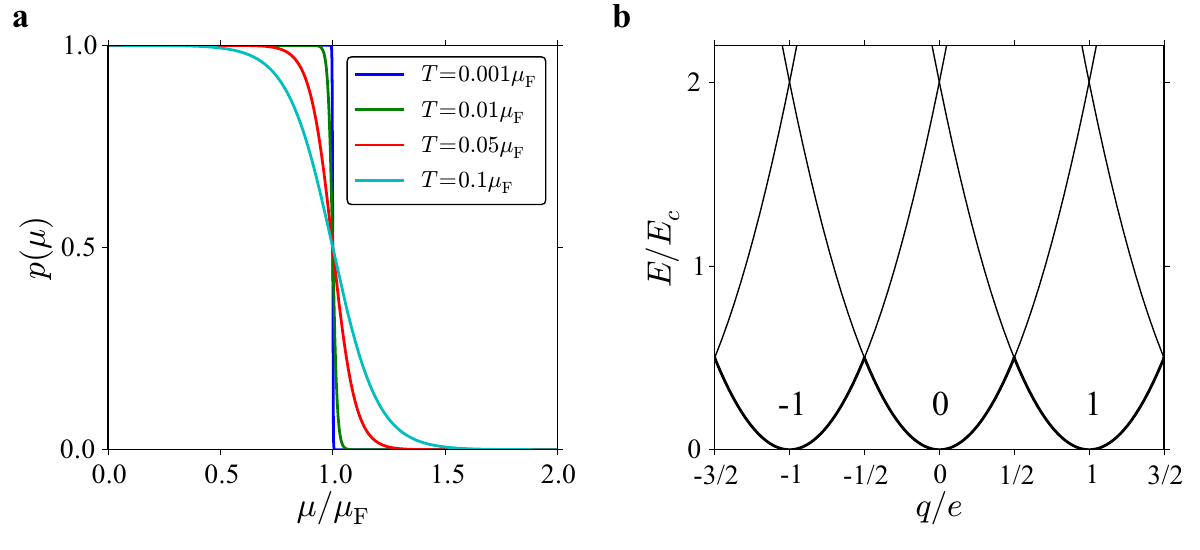

Generate this figure with Python:
execfile("Transport/CB_classique.py")
fig = figure()
fig.set_size_inches(12,5.5)
ax1 = fig.add_subplot(121)
ax2 = fig.add_subplot(122)



#trace du p(\mu)
x = linspace(0,2,1500)
ax1.plot(x,fer(x-1,0,1,0.001))
ax1.plot(x,fer(x-1,0,1,0.01))
ax1.plot(x,fer(x-1,0,1,0.05))
ax1.plot(x,fer(x-1,0,1,0.1))
ax1.set_xlabel(r"$\mu / \mu_{\rm{F}}$")
ax1.set_ylabel(r"$p(\mu)$")
ax1.yaxis.set_ticks([0,0.5,1])



l1 = ax1.lines[0]
l2 = ax1.lines[1]
l3 = ax1.lines[2]
l4 = ax1.lines[3]
l1.set_label(r"$T = 0.001\mu_{\rm{F}}$")
l2.set_label(r"$T = 0.01\mu_{\rm{F}}$")
l3.set_label(r"$T = 0.05\mu_{\rm{F}}$")
l4.set_label(r"$T = 0.1\mu_{\rm{F}}$")
ax1.legend()





#trace de U(N) en fonction de Vg
def U(N,Vg):
	return 1*(-N + Vg)**2

VG = linspace(-3.5,3.5,500)
N = range(-3,4)
for X in N :
	ax2.plot(VG,2*U(X,VG),'black',linewidth=1)

for X in N :
	temp = linspace(X-0.5,X+0.5,500)
	ax2.plot(temp,2*U(X,temp),'black')
ax2.set_xlabel(r"$q/e$")
ax2.set_ylabel(r"$E/E_c$")
ax2.set_xlim(-1.5,1.5)
ax2.set_ylim(0,2.2)
ax2.yaxis.set_ticks([0,1,2])
ax2.xaxis.set_ticklabels(['-3/2','-1','-1/2','0','1/2','1','3/2'])
ax2.text(-1,0.25,"-1",fontsize = 25,va="center",ha="center")
ax2.text(0,0.25,"0",fontsize = 25,va="center",ha="center")
ax2.text(1,0.25,"1",fontsize = 25,va="center",ha="center")
#Mise en page du plot
#compute scale multiplicator
xmin= ax1.get_xlim()
ymin= ax1.get_ylim()
a1 = 1.0 * abs((xmin[0]-xmin[1])/(ymin[0]-ymin[1]))

xmin= ax2.get_xlim()
ymin= ax2.get_ylim()
a2 = 1.0 * abs((xmin[0]-xmin[1])/(ymin[0]-ymin[1]))
#scale graphs
ax1.set_aspect(a1*0.9,)
ax2.set_aspect(a2*0.9,)
fig.subplots_adjust(left=0.09,right=0.97,wspace=0.35)
fig.text(0.01,0.95,"a",fontsize=25,fontweight="bold",backgroundcolor="pink")
fig.text(0.51,0.95,"b",fontsize=25,fontweight="bold",backgroundcolor="pink")
fig.savefig("Theorie/Transport/figure2/figure2.pdf")
#close(fig)
